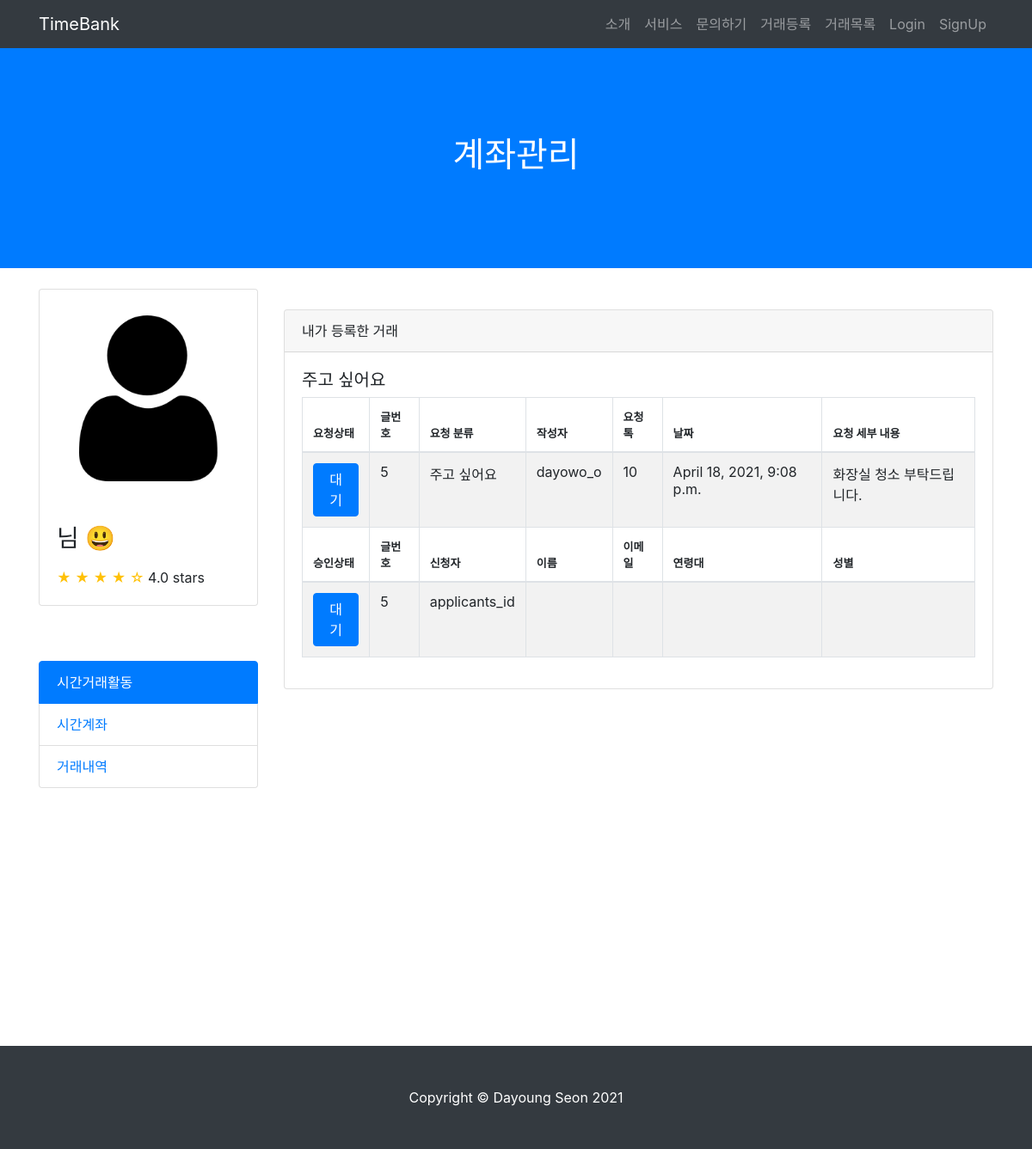
Page /account/my_post_detail/5 on the earlier database version.
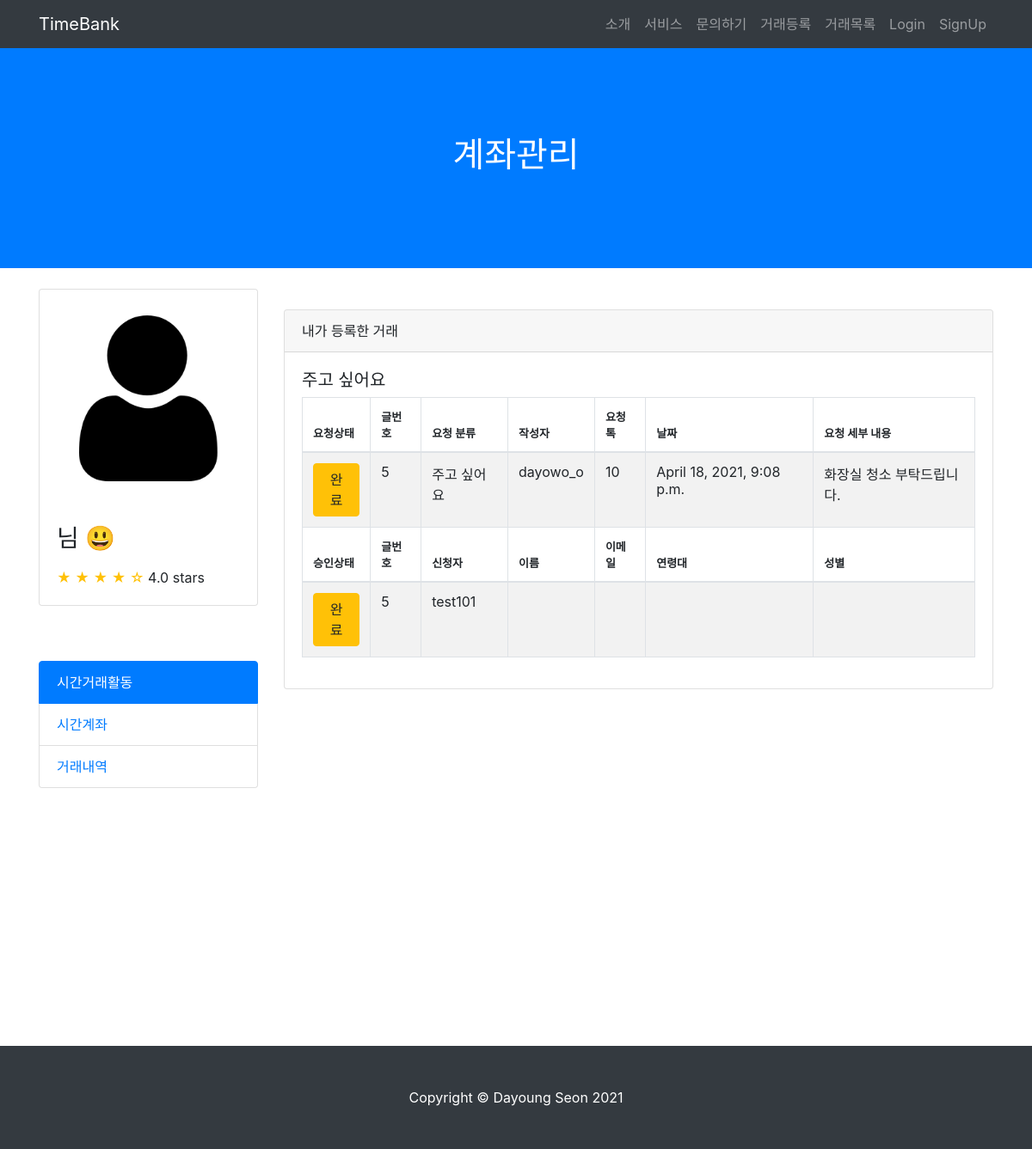
Same page on the later database version.
### TimeBank_app/models.py (models this page shows, shortened)
class Post(models.Model):
    date = models.CharField(max_length=140)
    start_time = models.CharField(max_length=140)
    end_time = models.CharField(max_length=140)
    service_choice = (('주고싶어요','주고싶어요'), ('받고싶어요','받고싶어요'))
    service = models.CharField(max_length=50, choices=service_choice)
    location = models.CharField(max_length=140)
    main_work = models.CharField(max_length=140)
    content = models.TextField(verbose_name='내용')
    created_at = models.DateTimeField(auto_now_add=True, verbose_name='등록시간')
    tok = models.PositiveIntegerField(default=0, verbose_name='거래톡')
    author = models.ForeignKey(User, on_delete=models.CASCADE, verbose_name='작성자')
    status_list = (('대기','대기'),('진행','진행'),('완료','완료'),('중단','중단'))
    status = models.CharField(max_length=50, choices=status_list, default='대기')
    respond_list = (('요청대기','요청대기'),('요청승인', '요청승인'),('요청거절','요청거절'))
    respond = models.CharField(max_length=50, choices=respond_list, verbose_name='승인상태', default='요청대기')
    applicants = models.CharField(max_length=140, verbose_name='신청자', null=True)
    class Meta:
        ordering = ['-created_at']

### TimeBank_account/models.py (models this page shows)
class User(AbstractUser):
    username = models.CharField(max_length=64, verbose_name='사용자ID', unique=True)
    email = models.EmailField(max_length=128, verbose_name='E-mail')
    name = models.CharField(max_length=64, verbose_name='이름')
    password = models.CharField(max_length=64, verbose_name='비밀번호')
    contact = models.CharField(max_length=150, verbose_name='연락처')
    birth = models.CharField(max_length=150, verbose_name='생년월일')
    user_age = models.CharField(max_length=50, verbose_name='연령대')
    gender = models.CharField(max_length=10, verbose_name='성별')
    balance = models.IntegerField(verbose_name='잔액', default=0)
    registered_dtn = models.DateField(auto_now_add=True, verbose_name='가입일자')
    image = models.ImageField(upload_to="images/", blank=True)
    object = CustomUserManager()
    def __str__(self):
        return self.username
    class Meta:
        db_table = 'TimeBank_user'

### TimeBank_account/views.py (the view)
# urls.py: path('my_post_detail/<int:post_id>', views.my_post_detail, name="my_post_detail"),
def my_post_detail(request, post_id):
    post = Post.objects.get(pk=post_id)
    return render(request, "my_post_detail.html", {'post':post})

### TimeBank_account/templates/my_post_detail.html (shortened to what the changed rows need)
{% load static %}
<html lang="en">
<head>
  <link href="{% static 'vendor/bootstrap/css/bootstrap.min.css' %}" rel="stylesheet">
  <link href="{% static 'css/scrolling-nav.css' %}" rel="stylesheet">
</head>
<body id="page-top">
  <header class="bg-primary text-white">
    <div class="container text-center">
      <h1>계좌관리</h1>
    </div>
  </header>
 <div class="container">
  <div class="row">
    <div class="col-lg-9">
      <div class="card card-outline-secondary my-5">
        <div class="card-body">
          <h5>{{post.service}}</h5>
          <table id="example" class="table table-striped table-bordered" style="width:100%">
            <thead>
              <tr>
                <th style="font-size: 13px;">요청상태</th>
                <th style="font-size: 13px;">글번호</th>
                <th style="font-size: 13px;">요청 분류</th>
                <th style="font-size: 13px;">작성자</th>
                <th style="font-size: 13px;">요청톡</th>
                <th style="font-size: 13px;">날짜</th>
                <th style="font-size: 13px;">요청 세부 내용</th>
            </tr>
            </thead>
            <tbody>
                <tr>
                    {% if post.status == "대기" %}
                    <td><button type="button" class="btn btn-primary">{{ post.status }}</button></td>
                    {% elif post.status == "진행" %}
                    <td><button type="button" class="btn btn-success">{{ post.status }}</button></td>
                    {% elif post.status == "완료" %}
                    <td><button type="button" class="btn btn-warning">{{ post.status }}</button></td>
                    {% elif post.status == "중단" %}
                    <td><button type="button" class="btn btn-secondary">{{ post.status }}</button></td>
                    {% endif %}
                    <td>{{ post.id }}</td>
                    <td>{{ post.service }}</td>
                    <td>{{ post.author }}</td>
                    <td>{{ post.tok }}</td>
                    <td>{{ post.created_at }}</td>
                    <td>{{ post.content }}</td>
                </tr>
            </tbody>
            <thead>
                <tr>
                  <th style="font-size: 13px;">승인상태</th>
                  <th style="font-size: 13px;">글번호</th>
                  <th style="font-size: 13px;">신청자</th>
                  <th style="font-size: 13px;">이름</th>
                  <th style="font-size: 13px;">이메일</th>
                  <th style="font-size: 13px;">연령대</th>
                  <th style="font-size: 13px;">성별</th>
              </tr>
              </thead>
              <tbody>
                <tr>
                    {% if post.status == "대기" %}
                    <td><button type="button" class="btn btn-primary">{{ post.status }}</button></td>
                    {% elif post.status == "완료" %}
                    <td><button type="button" class="btn btn-warning">{{ post.status }}</button></td>
                    {% elif post.status == "중단" %}
                    <td><button type="button" class="btn btn-secondary">{{ post.status }}</button></td>
                    {% endif %}
                    <td>{{ post.id }}</td>
                    <td>{{ post.applicants }}</td>
                    <td>{{ my_post.tok }}</td>
                    <td>{{ my_post.created_at }}</td>
                    <td>{{ my_post.content }}</td>
                    <td>{{ my_post.content }}</td>
                </tr>
            </tbody>
          </table>
        </div>
      </div>
    </div>
</div>
</div>
</body>

Differences in the rows shown:
changed Post "주고 싶어요": applicants "applicants_id" → "test101"; status "대기" → "완료"
